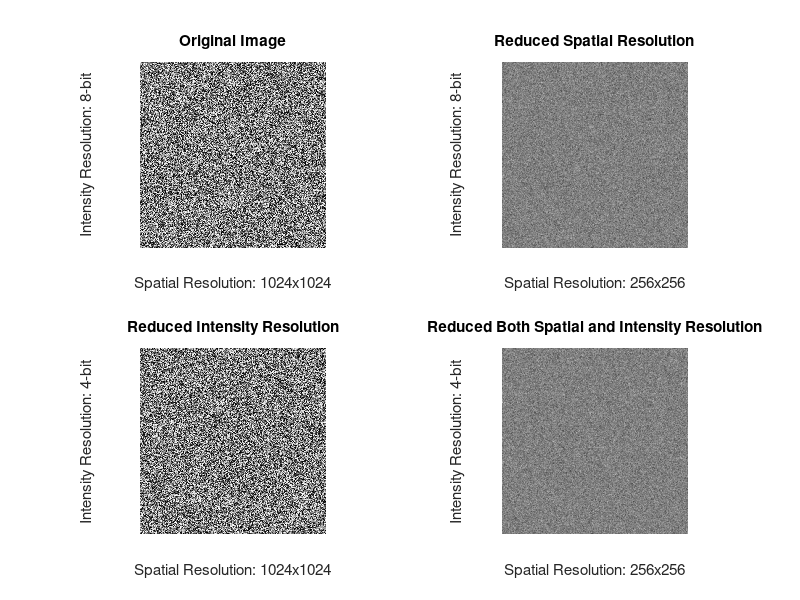

Source code (MATLAB):
% Generate a test image
originalImage = uint8(255 * rand(1024));

% Display the original image
figure;
subplot(2, 2, 1);
imshow(originalImage);
title('Original Image');
xlabel('Spatial Resolution: 1024x1024');
ylabel('Intensity Resolution: 8-bit');

% Reduce spatial resolution
reducedSpatialResolution = imresize(originalImage, [256, 256]);
subplot(2, 2, 2);
imshow(reducedSpatialResolution);
title('Reduced Spatial Resolution');
xlabel('Spatial Resolution: 256x256');
ylabel('Intensity Resolution: 8-bit');

% Reduce intensity resolution
reducedIntensityResolution = imresize(originalImage, [1024, 1024]);
reducedIntensityResolution = im2uint8(mat2gray(reducedIntensityResolution, [0, 255]));
subplot(2, 2, 3);
imshow(reducedIntensityResolution);
title('Reduced Intensity Resolution');
xlabel('Spatial Resolution: 1024x1024');
ylabel('Intensity Resolution: 4-bit');

% Reduce both spatial and intensity resolution
reducedBothResolution = imresize(originalImage, [256, 256]);
reducedBothResolution = im2uint8(mat2gray(reducedBothResolution, [0, 255]));
subplot(2, 2, 4);
imshow(reducedBothResolution);
title('Reduced Both Spatial and Intensity Resolution');
xlabel('Spatial Resolution: 256x256');
ylabel('Intensity Resolution: 4-bit');

% Comment on the obtained result
fprintf('The reduced spatial resolution image may lose fine details.\n');
fprintf('The reduced intensity resolution image may lose color nuances and fine intensity variations.\n');
fprintf('Reducing both spatial and intensity resolution may result in significant loss of information.\n');
